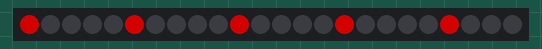
This sketch was run on a simulated Arduino Uno, built with avr-gcc and run on an emulated ATmega328P. Parts: 24 RGB LEDs in strip order, left to right. Dim RGB values are drawn brighter than linear.

Above: at 0.01 s.
At 0.5 s:
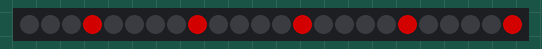
At 1.11 s:
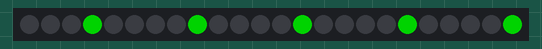
At 1.48 s:
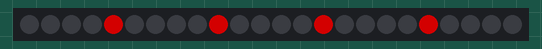

The sketch:

xmas.ino
```cpp
#include <Adafruit_NeoPixel.h>

// ---- CHANGE THIS ----
#define PIN 4
#define LEDS 24


// Parameter 1 = number of pixels in strip
// Parameter 2 = Arduino pin number (most are valid)
// Parameter 3 = pixel type flags, add together as needed:
//   NEO_KHZ800  800 KHz bitstream (most NeoPixel products w/WS2812 LEDs)
//   NEO_KHZ400  400 KHz (classic 'v1' (not v2) FLORA pixels, WS2811 drivers)
//   NEO_GRB     Pixels are wired for GRB bitstream (most NeoPixel products)
//   NEO_RGB     Pixels are wired for RGB bitstream (v1 FLORA pixels, not v2)
Adafruit_NeoPixel strip = Adafruit_NeoPixel(LEDS, PIN, NEO_GRB + NEO_KHZ800);

// IMPORTANT: To reduce NeoPixel burnout risk, add 1000 uF capacitor across
// pixel power leads, add 300 - 500 Ohm resistor on first pixel's data input
// and minimize distance between Arduino and first pixel.  Avoid connecting
// on a live circuit...if you must, connect GND first.

void setup() {
  strip.begin();
  strip.show(); // Initialize all pixels to 'off'
}

void loop() {
  // Xmas Time!
  dotChase(strip.Color(127,   0,   0), 60, 2); // Red
  dotChase(strip.Color(0,   127,   0), 60, 2); // Green
}

// dot chase visual effect
void dotChase(uint32_t c, uint8_t wait, int cycles) {
  int offset = 5;  // pixel separation

  for (int j=0; j<cycles; j++) {
    for (int q=0; q < offset; q++) {
      for (int i=0; i < strip.numPixels(); i=i+offset) {
        strip.setPixelColor(i+q, c);    //turn every third pixel on
      }

      strip.show();

      delay(wait);

      for (int i=0; i < strip.numPixels(); i=i+offset) {
        strip.setPixelColor(i+q, 0);        //turn every third pixel off
      }
    }
  }
}
```

Measured:
- by itself, everything shown: repeats every 1.2 s, in 20 steps
